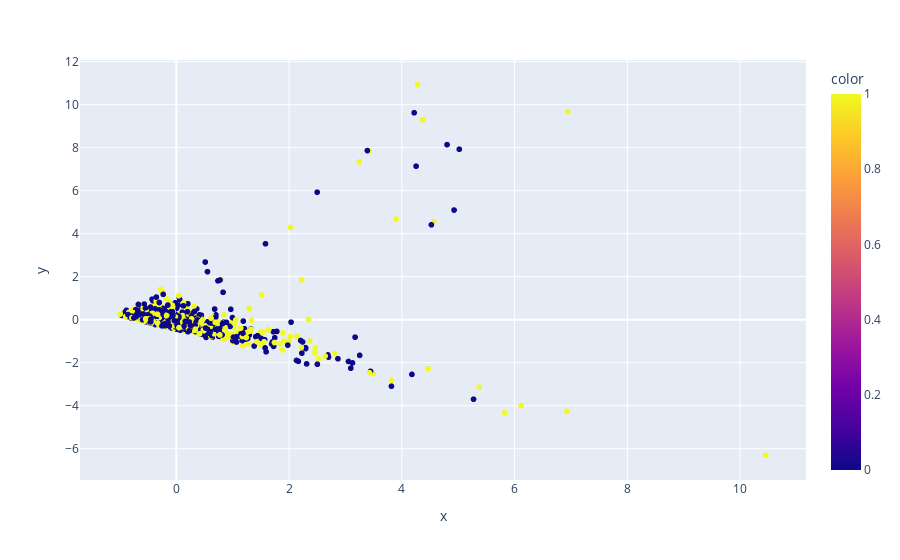

Notebook cell for this chart:
### Code cell
train = dataset.reset_index()[~dataset.reset_index().period.between("2024-04-22","2024-04-27")]
test = dataset.reset_index()[dataset.reset_index().period.between("2024-04-22","2024-04-27")]

train_embeddings = pca.fit_transform(train.drop(columns=['movement', 'period']).values)

px.scatter(train.reset_index(),x=train_embeddings[:,0],y=train_embeddings[:,1],color=train.movement.values,hover_data="period")

### Figure 1 — Plotly figure (JSON) as saved in the notebook; plotly's stock layout.template omitted (floating-point values rounded to 4 significant figures; data arrays with more than 128 entries replaced by an {"elided": "..."} marker saying what was removed)
{"data": [{"customdata": {"elided": "1309x1 str values"}, "hovertemplate": "x=%{x}<br>y=%{y}<br>period=%{customdata[0]}<br>color=%{marker.color}<extra></extra>", "legendgroup": "", "marker": {"color": {"elided": "1309 int values"}, "coloraxis": "coloraxis", "symbol": "circle"}, "mode": "markers", "name": "", "showlegend": false, "type": "scattergl", "x": {"elided": "1309 float values"}, "xaxis": "x", "y": {"elided": "1309 float values"}, "yaxis": "y"}], "layout": {"coloraxis": {"colorbar": {"title": {"text": "color"}}, "colorscale": [[0, "#0d0887"], [0.1111, "#46039f"], [0.2222, "#7201a8"], [0.3333, "#9c179e"], [0.4444, "#bd3786"], [0.5556, "#d8576b"], [0.6667, "#ed7953"], [0.7778, "#fb9f3a"], [0.8889, "#fdca26"], [1, "#f0f921"]]}, "legend": {"tracegroupgap": 0}, "margin": {"t": 60}, "xaxis": {"anchor": "y", "domain": [0, 1], "title": {"text": "x"}}, "yaxis": {"anchor": "x", "domain": [0, 1], "title": {"text": "y"}}}}
